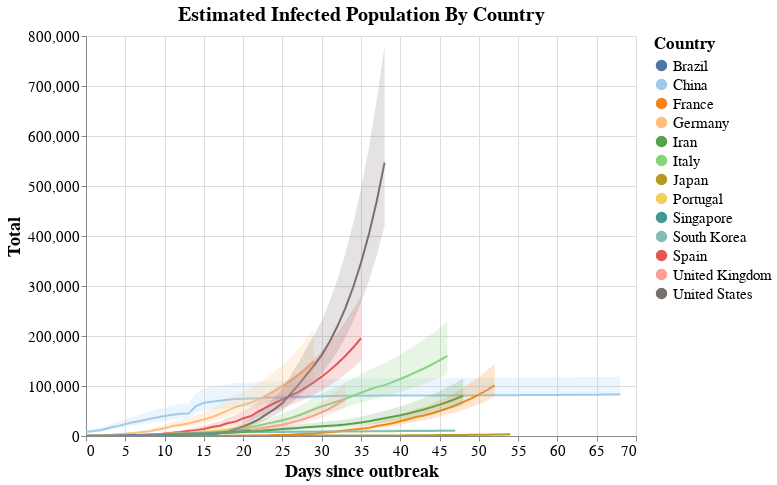

The notebook cell saved with this chart:
### Markdown cell above
## Estimated Infected Population By Country

with respect to days since outbreak

> Tip: Click (Shift+ for multiple) on countries in the legend to filter the visualization.

### Code cell
#hide_input
# Plot estimated absolute number of infected
plot1 = plot(data_countries_pc, "line", True)
plot1.save("../images/covid-estimate-infections.png")
plot1

### Figure 1 — Vega-Lite specification as saved in the notebook (floating-point values rounded to 4 significant figures; data arrays with more than 128 entries replaced by an {"elided": "..."} marker saying what was removed)
{"config": {"view": {"continuousWidth": 400, "continuousHeight": 300}, "axis": {"labelFontSize": 15, "titleFontSize": 18}, "title": {"fontSize": 20}}, "layer": [{"mark": "line", "encoding": {"color": {"type": "nominal", "field": "location", "legend": {"labelFontSize": 15, "title": "Country", "titleFontSize": 17}, "scale": {"scheme": "tableau20"}}, "opacity": {"condition": {"value": 1, "selection": "selector002"}, "value": 0.1}, "x": {"type": "quantitative", "field": "n_days", "title": "Days since outbreak"}, "y": {"type": "quantitative", "field": "infected", "title": "Total"}}, "height": 400, "selection": {"selector001": {"type": "interval", "bind": "scales"}, "selector002": {"type": "multi", "fields": ["location"], "bind": "legend"}}, "title": "Estimated Infected Population By Country", "width": 550}, {"mark": "area", "encoding": {"color": {"type": "nominal", "field": "location", "legend": {"labelFontSize": 15, "title": "Country", "titleFontSize": 17}, "scale": {"scheme": "tableau20"}}, "opacity": {"condition": {"value": 0.2, "selection": "selector002"}, "value": 0.05}, "x": {"type": "quantitative", "field": "n_days"}, "y": {"type": "quantitative", "field": "total_infected_lower"}, "y2": {"field": "total_infected_upper"}}, "title": "Estimated Infected Population By Country"}], "data": {"name": "data-6ea520c511e633d2ecbec6c0bc475731"}, "$schema": "https://vega.github.io/schema/vega-lite/v4.0.2.json", "datasets": {"data-6ea520c511e633d2ecbec6c0bc475731": {"elided": "522 records"}}}
